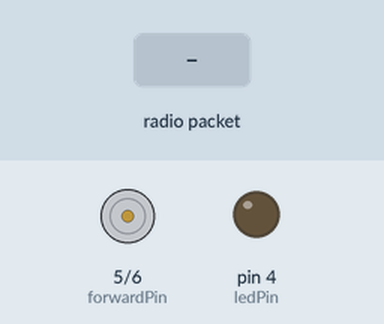
A sketch run on a simulated Arduino Uno, built with avr-gcc and run on an emulated ATmega328P. Parts: motor-driver pin pairs drawn as motors (green arrow = first pin HIGH = forward, orange = second pin HIGH = backward, longer = more drive), output pins drawn as LEDs (lit = HIGH). The inputs (shaded band) are chosen by the test bench. No radio packets arrive unless stated.

Above: at 1.2 s.
1.3 s: radio packet "1" arrives
At 1.6 s:
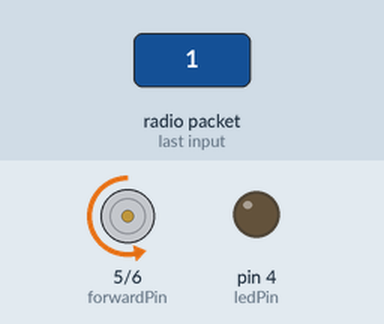
2.8 s: radio packet "0" arrives
At 3.7 s:
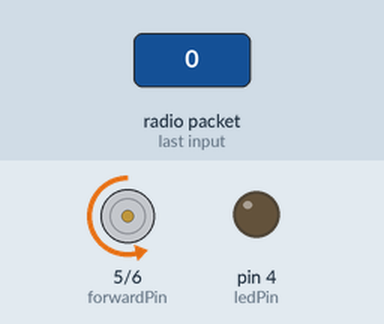
Timing chart, 0 to 5.8 s (numbered marks = the images above; inputs shaded):
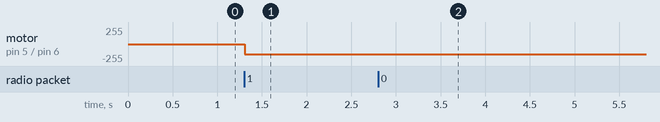

The sketch:

joystick_DCmotor_control_receiver.ino
```cpp
// libraries
#include <SPI.h>
#include <RF24.h>

RF24 radio(9, 10);                           // create an RF24 object, pin 9 is CE, pin 10 is CSN
const byte pipeName[6] = "99999";            // our custom pipe adress
byte payload[32] = {0};                      // array of bytes that will be sent over RF

// values corresponding to neutral position of joystick
const int centerX = 124;
const int centerY = 129;

// pin definitions
const int ledPin = 4;
const int forwardPin = 5;
const int backwardPin = 6;

// payload values
int VRX = centerX;                           // [0] init to neutral position
int VRY = centerY;                           // [1] init to neutral position
int GRX = centerX;                           // [2] init to neutral position
int GRY = centerY;                           // [3] init to neutral position
bool VRS = false;                            // [4] init to button non-pressed
bool GRS = false;                            // [5] init to button non-pressed

void setup() {
  //Serial.begin(9600);
  pinMode(ledPin, OUTPUT);

  radio.begin();                             // setup myRadio module
  radio.openReadingPipe(0, pipeName);
  radio.setPALevel(RF24_PA_MIN);
  radio.startListening();                    // this is a receiver
}

void loop() {
  checkRadio();                              // check for new incoming transmissions
  updateWheels();                            // actuate wheels according to transmission data
  updateLed();                               // power LED according to transmission data
}


void checkRadio() {
  if (radio.available()) {
    Serial.print("receiving data: ");
    radio.read(&payload, sizeof(payload));
    for (int i = 0; i < 32; i++) {
      Serial.print(payload[i]); Serial.print("  ");
    }
    Serial.println();
    unpackPayload();                         // put data in variables for further processing
  }
}

void unpackPayload() {
  // x and y values from V-joystick
  VRX = payload[0];
  VRY = payload[1];
  // x and y values from G-joystick
  GRX = payload[2];
  GRY = payload[3];
  // button press state from joysticks
  VRS = payload[4];
  GRS = payload[5];
}

void updateWheels() {
  // als joystick omhoog gericht, dan moet hij naar voren rijden, dus gebruik backwardPin
  if (VRX < centerX) {
    int estPower = (centerX - VRX) * 2;
    int power = constrain(estPower, 0, 255);
    analogWrite(backwardPin, power);
    analogWrite(forwardPin, 0);
    Serial.print(power);
    Serial.println(" -- forward");
    // als joystick omlaag gericht, dan moet hij naar achter rijden, dus gebruik pin backwardPin
  } else if (VRX > centerX) {
    int estPower = (VRX - centerX) * 2;
    int power = constrain(estPower, 0, 255);
    analogWrite(backwardPin, 0);
    analogWrite(forwardPin, power);
    Serial.print(power);
    Serial.print(" -- backward");
    // als joystick in neutrale positie, dan moet hij niet rijden
  } else {
    analogWrite(backwardPin, 0);
    analogWrite(forwardPin, 0);
    Serial.print(0);
    Serial.print("neutral");
  }
  delay(10);
}

void updateLed() {
  // led turns on when joystick is pressed
  digitalWrite(ledPin, VRS ? HIGH : LOW);
  if (VRS) {
    digitalWrite(ledPin, HIGH);
  } else {
    digitalWrite(ledPin, LOW);
  }
}
```

Measured:
- after the input at 1.3 s, motor on pin 5 (forwardPin) / pin 6 (backwardPin): stopped → backward 150/255 at once
- after the input at 2.8 s, motor on pin 5 (forwardPin) / pin 6 (backwardPin): backward 150/255 → backward 152/255 at once
